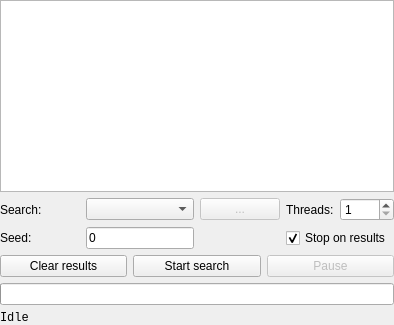
<?xml version="1.0" encoding="UTF-8"?>
<ui version="4.0">
 <class>FormSearchControl</class>
 <widget class="QWidget" name="FormSearchControl">
  <property name="sizePolicy">
   <sizepolicy hsizetype="Expanding" vsizetype="Expanding">
    <horstretch>0</horstretch>
    <verstretch>0</verstretch>
   </sizepolicy>
  </property>
  <property name="windowTitle">
   <string>Form</string>
  </property>
  <layout class="QGridLayout" name="gridLayout_2">
   <property name="leftMargin">
    <number>0</number>
   </property>
   <property name="topMargin">
    <number>0</number>
   </property>
   <property name="rightMargin">
    <number>0</number>
   </property>
   <property name="bottomMargin">
    <number>0</number>
   </property>
   <item row="1" column="0">
    <layout class="QGridLayout" name="gridLayout">
     <item row="0" column="1">
      <widget class="QPushButton" name="buttonSearchHelp">
       <property name="styleSheet">
        <string notr="true">
QPushButton {
	background-color: rgba(255, 255, 255, 0);
	border: none;
	image: url(:/icons/info.png);
	image-position: right;
}
QPushButton:hover {
	image: url(:/icons/info_h.png);
}</string>
       </property>
       <property name="text">
        <string/>
       </property>
      </widget>
     </item>
     <item row="0" column="0">
      <widget class="QLabel" name="label">
       <property name="toolTip">
        <string>&lt;html&gt;&lt;head/&gt;&lt;body&gt;&lt;p&gt;searching algorithm&lt;/p&gt;&lt;p&gt;incremental: best for non-exhaustive biome searches&lt;/p&gt;&lt;p&gt;48-bit family blocks: best for searches with strong structure restrictions&lt;/p&gt;&lt;p&gt;seed list from file...: load and search through a pre-computed list of seed&lt;/p&gt;&lt;/body&gt;&lt;/html&gt;</string>
       </property>
       <property name="text">
        <string>Search:</string>
       </property>
      </widget>
     </item>
     <item row="0" column="6">
      <widget class="QSpinBox" name="spinThreads">
       <property name="minimum">
        <number>1</number>
       </property>
       <property name="maximum">
        <number>1024</number>
       </property>
      </widget>
     </item>
     <item row="0" column="5">
      <widget class="QLabel" name="label_3">
       <property name="text">
        <string>Threads:</string>
       </property>
      </widget>
     </item>
     <item row="0" column="4">
      <widget class="QPushButton" name="buttonMore">
       <property name="enabled">
        <bool>false</bool>
       </property>
       <property name="text">
        <string>...</string>
       </property>
      </widget>
     </item>
     <item row="0" column="2" colspan="2">
      <widget class="StyledComboBox" name="comboSearchType">
       <property name="sizePolicy">
        <sizepolicy hsizetype="Expanding" vsizetype="Fixed">
         <horstretch>1</horstretch>
         <verstretch>0</verstretch>
        </sizepolicy>
       </property>
       <property name="iconSize">
        <size>
         <width>0</width>
         <height>16</height>
        </size>
       </property>
      </widget>
     </item>
     <item row="4" column="0" colspan="7">
      <widget class="QLabel" name="labelStatus">
       <property name="font">
        <font>
         <family>Monospace</family>
        </font>
       </property>
       <property name="text">
        <string>Idle</string>
       </property>
      </widget>
     </item>
     <item row="1" column="0">
      <widget class="QLabel" name="label_2">
       <property name="text">
        <string>Seed:</string>
       </property>
      </widget>
     </item>
     <item row="2" column="0" colspan="7">
      <layout class="QHBoxLayout" name="horizontalLayout">
       <item>
        <widget class="QPushButton" name="buttonClear">
         <property name="text">
          <string>Clear results</string>
         </property>
         <property name="icon">
          <iconset resource="../rc/icons.qrc">
           <normaloff>:/icons/clear.png</normaloff>:/icons/clear.png</iconset>
         </property>
        </widget>
       </item>
       <item>
        <widget class="QPushButton" name="buttonStart">
         <property name="text">
          <string>Start search</string>
         </property>
         <property name="icon">
          <iconset resource="../rc/icons.qrc">
           <normaloff>:/icons/search.png</normaloff>:/icons/search.png</iconset>
         </property>
         <property name="checkable">
          <bool>true</bool>
         </property>
        </widget>
       </item>
       <item>
        <widget class="QPushButton" name="buttonPause">
         <property name="enabled">
          <bool>false</bool>
         </property>
         <property name="toolTip">
          <string>Pause or resume the running search</string>
         </property>
         <property name="text">
          <string>Pause</string>
         </property>
         <property name="checkable">
          <bool>true</bool>
         </property>
        </widget>
       </item>
      </layout>
     </item>
     <item row="1" column="2" colspan="2">
      <widget class="QLineEdit" name="lineStart">
       <property name="sizePolicy">
        <sizepolicy hsizetype="Expanding" vsizetype="Fixed">
         <horstretch>1</horstretch>
         <verstretch>0</verstretch>
        </sizepolicy>
       </property>
       <property name="text">
        <string>0</string>
       </property>
      </widget>
     </item>
     <item row="3" column="0" colspan="7">
      <widget class="QProgressBar" name="progressBar">
       <property name="font">
        <font>
         <family>Monospace</family>
        </font>
       </property>
       <property name="toolTip">
        <string>Queued progress within the search set</string>
       </property>
       <property name="layoutDirection">
        <enum>Qt::LeftToRight</enum>
       </property>
       <property name="maximum">
        <number>10000</number>
       </property>
       <property name="alignment">
        <set>Qt::AlignCenter</set>
       </property>
       <property name="format">
        <string>0</string>
       </property>
      </widget>
     </item>
     <item row="1" column="5" colspan="2">
      <widget class="QCheckBox" name="checkStop">
       <property name="toolTip">
        <string>stop as soon as the next set of matching seeds is found</string>
       </property>
       <property name="text">
        <string>Stop on results</string>
       </property>
       <property name="checked">
        <bool>true</bool>
       </property>
      </widget>
     </item>
    </layout>
   </item>
   <item row="0" column="0">
    <widget class="QTableView" name="results">
     <property name="sizePolicy">
      <sizepolicy hsizetype="Expanding" vsizetype="Expanding">
       <horstretch>0</horstretch>
       <verstretch>0</verstretch>
      </sizepolicy>
     </property>
     <property name="minimumSize">
      <size>
       <width>0</width>
       <height>20</height>
      </size>
     </property>
     <property name="font">
      <font>
       <family>Monospace</family>
      </font>
     </property>
     <property name="contextMenuPolicy">
      <enum>Qt::CustomContextMenu</enum>
     </property>
     <property name="horizontalScrollBarPolicy">
      <enum>Qt::ScrollBarAlwaysOff</enum>
     </property>
     <property name="editTriggers">
      <set>QAbstractItemView::NoEditTriggers</set>
     </property>
     <property name="selectionMode">
      <enum>QAbstractItemView::SingleSelection</enum>
     </property>
     <property name="selectionBehavior">
      <enum>QAbstractItemView::SelectRows</enum>
     </property>
     <property name="sortingEnabled">
      <bool>true</bool>
     </property>
     <attribute name="horizontalHeaderStretchLastSection">
      <bool>true</bool>
     </attribute>
    </widget>
   </item>
  </layout>
 </widget>
 <customwidgets>
  <customwidget>
   <class>StyledComboBox</class>
   <extends>QComboBox</extends>
   <header>src/widgets.h</header>
  </customwidget>
 </customwidgets>
 <resources>
  <include location="../rc/icons.qrc"/>
 </resources>
 <connections/>
</ui>
